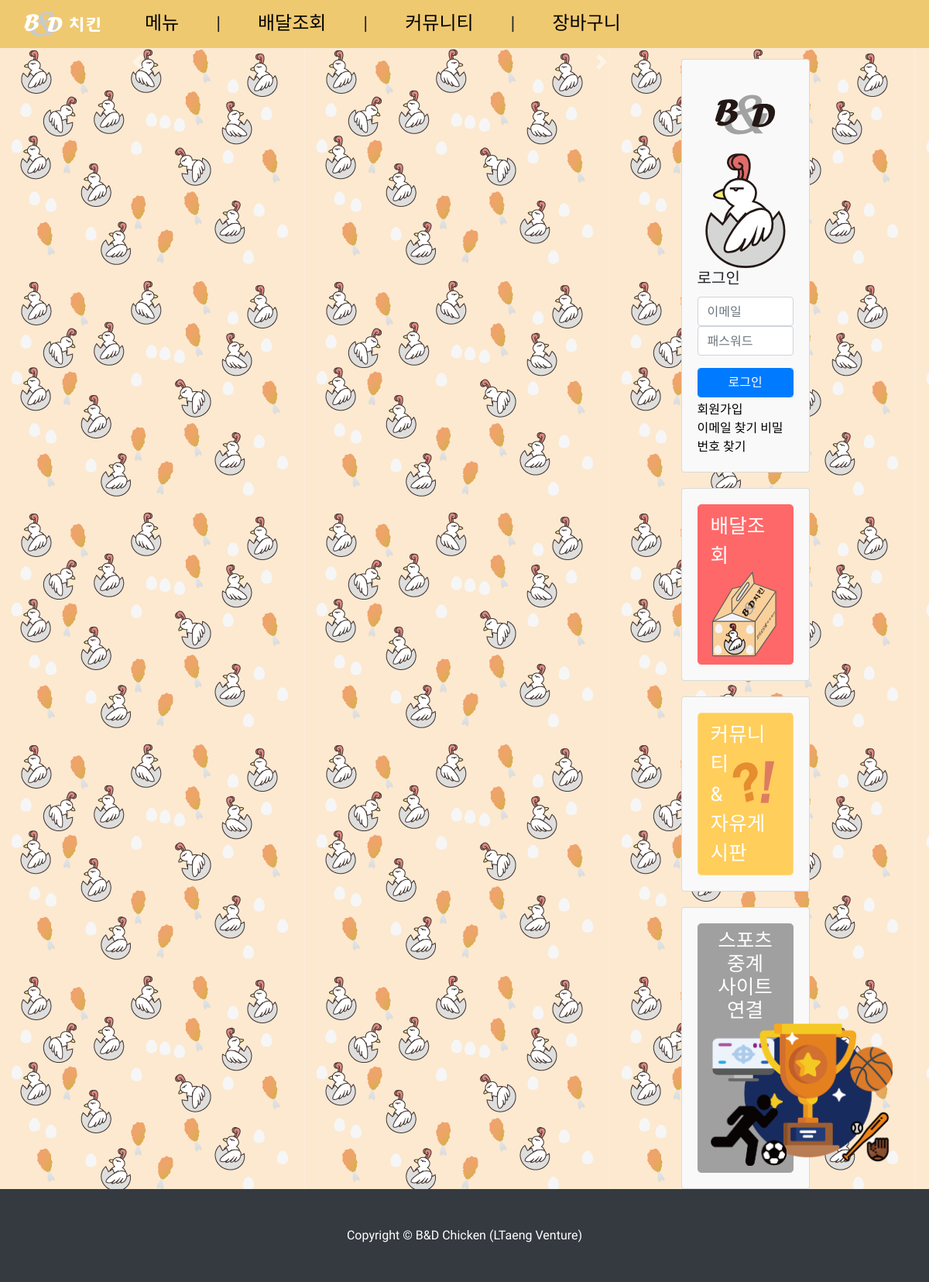
The app's page /, older data.
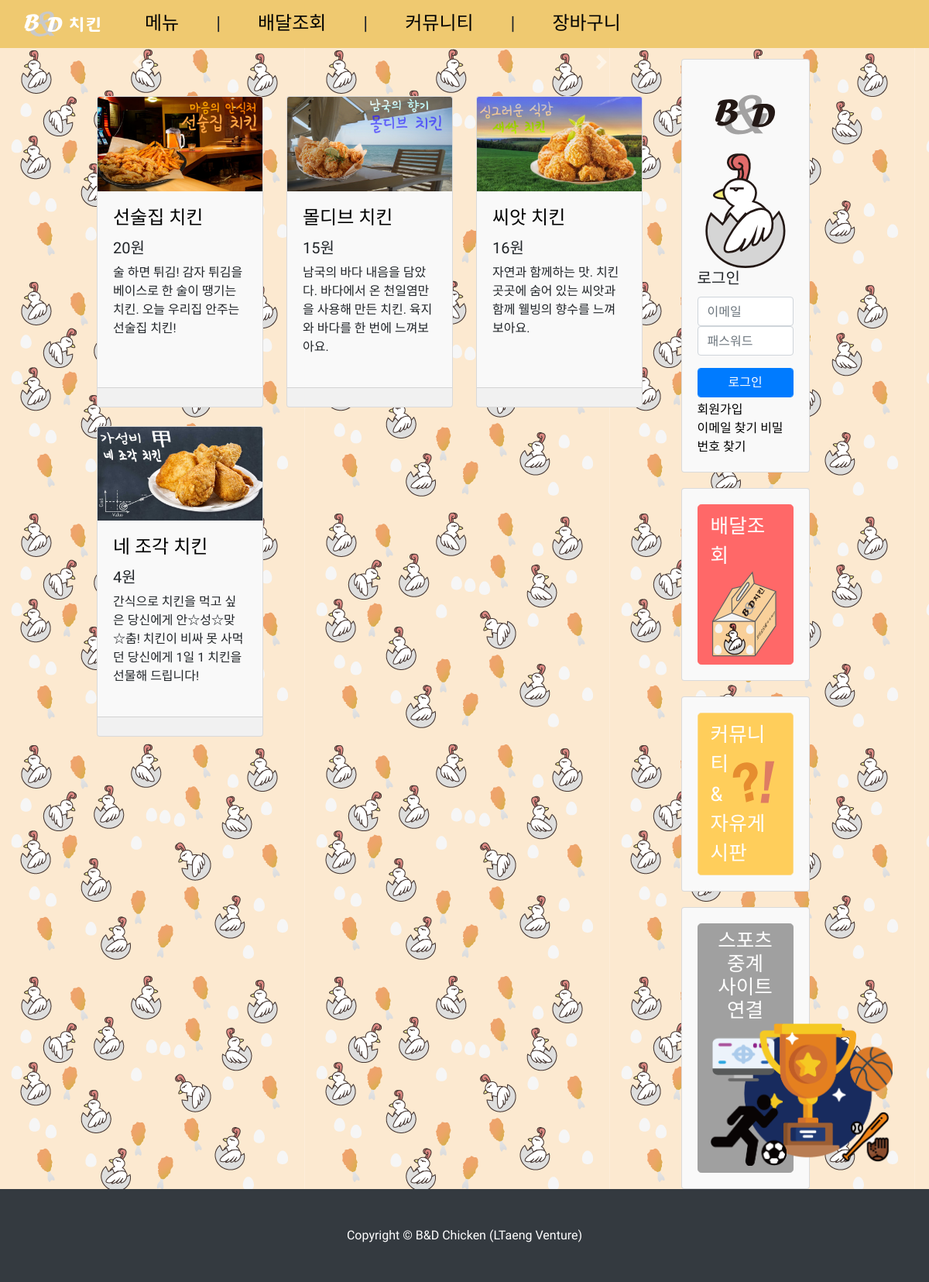
The same page, newer data.
### tables this page shows
CREATE TABLE `items` (
  `ID` int(11) NOT NULL,
  `title` varchar(40) NOT NULL,
  `price` varchar(40) NOT NULL,
  `context` mediumtext NOT NULL,
  `rec` tinyint(1) NOT NULL
);

### index.php (the view, shortened to what the changed rows need)
<?php
include "/var/www/html/WebProgramming/sql/connection/dbconnect.php";
mysqli_query($con, "set session character_set_connection=utf8;");
mysqli_query($con, "set session character_set_results=utf8;");
mysqli_query($con, "set session character_set_client=utf8;");
?>
<!DOCTYPE html>
<html>
    <head>
        <link href="./vendor/bootstrap/css/bootstrap.min.css" rel="stylesheet">
        <link rel="stylesheet" type="text/css" href="css/style.css?v=0.0.1">
    </head>
    <body>
  <div class="container-fluid" style="padding-left: 125px; padding-right: 125px; background-image: url('./assets/images/background-2.png');">
    <div class="row">
      <div class="col-lg-9">
        <div class="row">
          <?php
          $sql = "SELECT `ID`, `title`, `price`, `context`, (SELECT `url` FROM `item_images` WHERE `itemId` = `items`.`ID`) as `url` FROM `items` WHERE `rec` = 1 ORDER BY `ID` DESC LIMIT 0, 6";
          $result = mysqli_query($con, $sql);
          while ($row = mysqli_fetch_assoc($result)) {
              echo '
              <div class="col-lg-4 col-md-6 mb-4">
                <div class="card h-100">
                  <a href="./pages/chicken/details.php?id=' . $row['ID'] . '"><img class="card-img-top" src="./' . $row['url'] . '" alt=""></a>
                  <div class="card-body">
                    <h4 class="card-title">
                      <a href="#">' . $row['title'] . '</a>
                    </h4>
                    <h5>' . number_format($row['price']) . '원</h5>
                    <p class="card-text">' . $row['context'] . '</p>
                  </div>
                  <div class="card-footer"></div>
                </div>
              </div>';
          }
          ?>
        </div>
      </div>
    </div>
  </div>
    </body>
</html>

Row changes from the older to the newer data that the page shows:
added items: shows a picture, title "선술집 치킨", price "20", context "술 하면 튀김! 감자 튀김을 베이스로 한 술이 땡기는 치킨. 오늘 우리집 안주는 선술집 치킨!"
added items: shows a picture, title "몰디브 치킨", price "15", context "남국의 바다 내음을 담았다. 바다에서 온 천일염만을 사용해 만든 치킨. 육지와 바다를 한 번에 느껴보아요."
added items: shows a picture, title "씨앗 치킨", price "16", context "자연과 함께하는 맛. 치킨 곳곳에 숨어 있는 씨앗과 함께 웰빙의 향수를 느껴보아요."
added items: shows a picture, title "네 조각 치킨", price "4", context "간식으로 치킨을 먹고 싶은 당신에게 안☆성☆맞☆춤! 치킨이 비싸 못 사먹던 당신에게 1일 1 치킨을 선물해 드립니다!"
